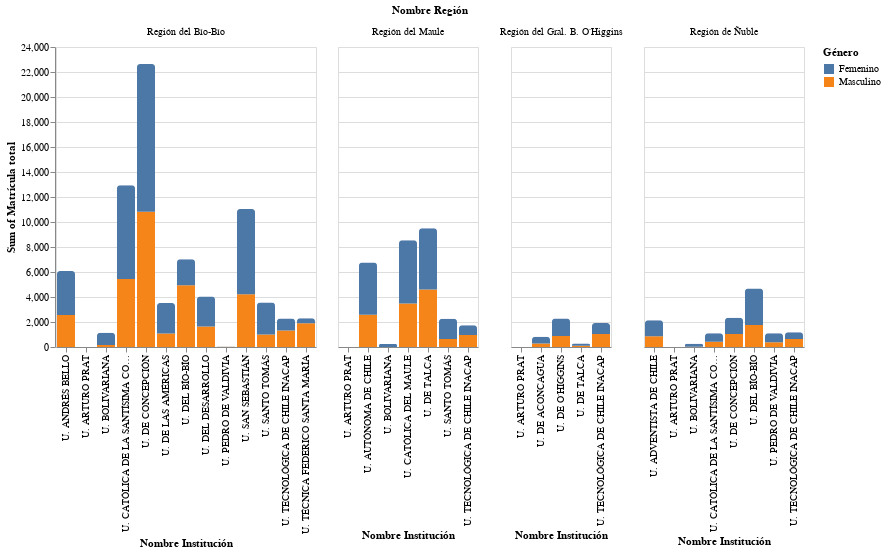

Notebook cell for this chart:
### Code cell
import altair as alt
alt.data_transformers.disable_max_rows()

alt.Chart(df5).mark_bar(
    cornerRadiusTopLeft=3,
    cornerRadiusTopRight=3
).encode(
    y = alt.Y('sum(Matrícula total):Q'),
    x='Nombre Institución:O',
    color='Género:N',
    #column='Nombre Región:N'
    
).facet(
    facet=alt.Facet('Nombre Región:N', sort=['Región del BioBío', 'Región de Ñuble', 'Región del Maule','Región del Gral. B. O`Higgins'])
).resolve_scale(
  x='independent'
)

### Figure 1 — Vega-Lite specification as saved in the notebook (floating-point values rounded to 4 significant figures; data arrays with more than 128 entries replaced by an {"elided": "..."} marker saying what was removed)
{"config": {"view": {"continuousWidth": 400, "continuousHeight": 300}}, "data": {"name": "data-660e0b2b0ad9ec955ef2adcbaebd2afc"}, "facet": {"type": "nominal", "field": "Nombre Región", "sort": ["Región del BioBío", "Región de Ñuble", "Región del Maule", "Región del Gral. B. O`Higgins"]}, "spec": {"mark": {"type": "bar", "cornerRadiusTopLeft": 3, "cornerRadiusTopRight": 3}, "encoding": {"color": {"type": "nominal", "field": "Género"}, "x": {"type": "ordinal", "field": "Nombre Institución"}, "y": {"type": "quantitative", "aggregate": "sum", "field": "Matrícula total"}}}, "resolve": {"scale": {"x": "independent"}}, "$schema": "https://vega.github.io/schema/vega-lite/v4.8.1.json", "datasets": {"data-660e0b2b0ad9ec955ef2adcbaebd2afc": {"elided": "3700 records"}}}
